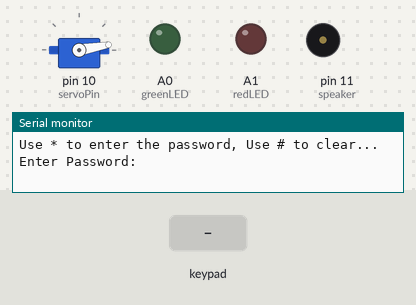
Simulated run of this sketch. Board: Arduino Uno, built with avr-gcc and run on an emulated ATmega328P. On the bench: servo, output pins drawn as LEDs (lit = HIGH), buzzer (waves = sounding), the last lines printed to the serial monitor. Dashed ring = blinking. The test bench sets the inputs (shaded band).

Above: at 1.2 s.
1.3 s: key '*' pressed
At 1.7 s:
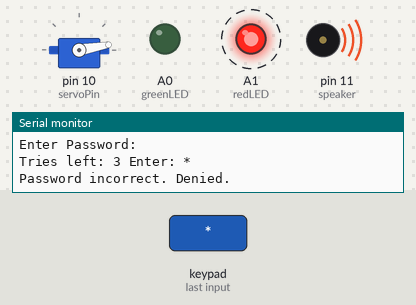
4.3 s: keypad keys 1 5 9 3 5 7 * pressed 0.4 s apart
At 6.76 s:
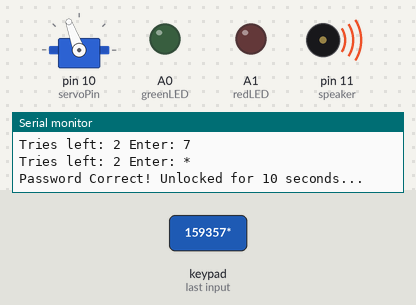
At 8.2 s:
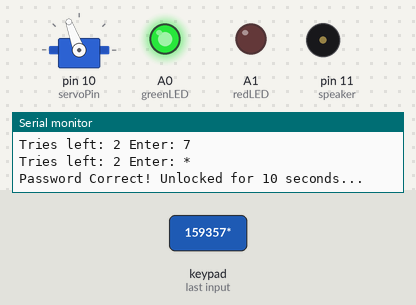
Timing chart, 0 to 18.6 s (numbered marks = the images above; inputs shaded):
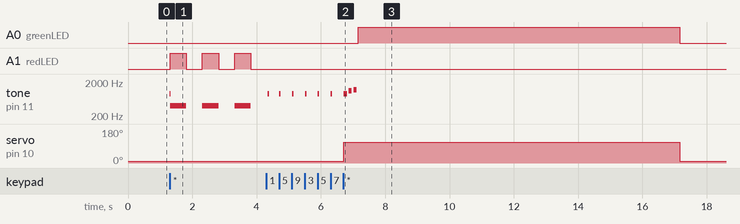

Measured:
- after the input at 1.3 s, A1 (redLED): alternates HIGH for 0.50 s and LOW for 0.50 s, starting at once; tone on pin 11 (speaker): silent → 900 Hz at once, then repeats every 1.0 s: 400 Hz 0.50 s, silent 0.50 s
- after the input at 4.3 s, A0 (greenLED): LOW → HIGH after 2.9 s, → LOW 10.0 s later; tone on pin 11 (speaker): plays 900 Hz for 0.05 s, 900 Hz for 0.05 s, 900 Hz for 0.05 s, 900 Hz for 0.05 s, 900 Hz for 0.05 s, 900 Hz for 0.05 s … (9 notes in this stretch), starting after 0.05 s; servo on pin 10 (servoPin): 10° → 110° after 2.4 s, → 10° 10.5 s later

The sketch:

Security_System_Demo_Video.ino
```cpp
/*
 * Vincenzo L
 * Dec 12,2018 - Dec 17,2018
 * Arduino 4x4 Keypad Security System
 * Comp. Tech Final Summative
 * TEJ3M1
 * /////////////////////////////////////////////////////////////////////////////////////////////////
 * This is an arduino security system i designed using a few basic parts like 2 LED's and resistors
 * servo, buzzer and a 4x4 matrix keypad i got from Amazon or Sayal Electronics
 * This can be used in a wide range of devices like home security systems, safes and much more just by adding
 * a few more sensors like PIR motion, sound, magnetic door/window sensors and more
 */

//importing the lib's
#include<Servo.h>
#include<Keypad.h>
#include<Password.h>

Servo lock;//creates the servo
Password pass = Password("159357");
Password admin = Password("C0D3AD");

//-----Keypad Setup----//
byte rowPins [] = {9,8,7,6}; //row pins 1,2,3,4
byte colPins [] = {5,4,3,2}; //col pins 1,2,4,4

const byte ROWS = 4;//4 rows on my keypad
const byte COLS = 4; //4 cols on keypad

//create the characters of the keypad
char keys[ROWS][COLS]={
  {'1','2','3','A'},//row1
  {'4','5','6','B'},//row2
  {'7','8','9','C'},//row3
  {'*','0','#','D'}//row4
};

Keypad keypad = Keypad(makeKeymap(keys),rowPins,colPins,ROWS,COLS);//creates keypad and makes a map of the characters using the keys array
//----------------------------------//

//other pins
int redLED = A1;//red incorrect LED
int greenLED = A0;//green led for correct
int servoPin = 10;// Servo
int speaker = 11;//Speaker pin

//Other variables for storing data
int tries=3;//used for amount of login attemps
int timesUnlocked,incorrect = 0;//used to store amount of times system was logged into or pass incorrect

void setup() {
  Serial.begin(9600);//Starts the monitor
  //pin types
  pinMode(redLED,OUTPUT);
  pinMode(greenLED,OUTPUT);
  pinMode(servoPin,OUTPUT);
  pinMode(speaker,OUTPUT);
  //setting servo
  lock.attach(servoPin);//attaches the servo to the servoPin on D10
  lock.write(10);//moves servo to locked pos.
  //Startup text
  Serial.println("Use * to enter the password, Use # to clear...");
  Serial.println("Enter Password: ");

  keypad.addEventListener(keypadEvent);//adds an event listener from the keypad lib to 'listen' for events like presses from keypad
}

void loop() {
  keypad.getKey();//look for keypad presses(then passes it into the functions in the background using the library)
  lock.write(10);//locked pos
}

void keypadEvent(KeypadEvent eKey){

  switch(keypad.getState()){//switch case for state of keypad buttons
    case PRESSED://if pressed
      Serial.print("Tries left: ");
      Serial.print(tries);//prints tries left
      Serial.print(" Enter: ");
      tone(speaker,900,50);//plays beep tone on speaker when key is pressed
      Serial.println(eKey);//prints key pressed


  switch(eKey){//switch case for the key
    case '*'://enter password button
      checkPassword();//call our check password method/function
      delay(10);
      break;

    case '#'://reset pass key
      //reset all passwords to clear
      pass.reset();
      admin.reset();
      delay(10);
      break;

    default:
      //sends the keypress to the Password Lib
      pass.append(eKey);
      admin.append(eKey);
  }
 }
}

void checkPassword(){//function to check entered passwords from user

  if(pass.evaluate()){// if pass 1 is true
    Serial.println("Password Correct! Unlocked for 10 seconds...");
    delay(5);
    lock.write(110);//moves servo to unlocked pos.
    //------Unlock tone melody---//
    tone(speaker,900,100);
    delay(150);
    tone(speaker,1100,100);
    delay(150);
    tone(speaker,1200,100);
    delay(150);
    //------------------------//
    analogWrite(greenLED,255);//turn green led on max
    delay(10000);//delays 10 seconds
    analogWrite(greenLED,0);//turn green led off
    lock.write(10);//moves to locked pos.
    tries=3;//reset tries
    timesUnlocked++;//adds one to times system was unlocked
    //clear/reset passwords
    pass.reset();
    admin.reset();

    Serial.println("Locked...");
    Serial.println("Enter Password: ");
  }

  else if(admin.evaluate()){// if pass 2 is true(admin)
    tries=3;//reset tries
    timesUnlocked++;//adds one to times system was unlocked
    Serial.print("Admin Account:");
    lock.write(110);//moves to unlocked pos
    analogWrite(greenLED,255);
     //unlock tone
    tone(speaker,900,100);
    delay(150);
    tone(speaker,1100,100);
    delay(150);
    tone(speaker,1200,100);
    delay(150);
    //loading thing animation
    Serial.print("Checking: ");
    for(int c=0;c<8;c++){
      Serial.print("*");
      delay(500);
    }
    //-------------//
    Serial.println("\n");//creates empty line7
    //prints times system was unlocked
    Serial.print("Times whole system was unlocked: ");
    Serial.print(timesUnlocked);
    delay(2000);//delay 2 sec
    //prints times passwords were not correct
    Serial.print("Times password was not correct: ");
    Serial.print(incorrect);
    delay(4000);//delay 4 sec
    lock.write(10);//moves to locked pos.
    analogWrite(greenLED,0);
    //clear / reset passwords
    tries=3;//reset tries
    pass.reset();
    admin.reset();
    Serial.println("Locked...");
    Serial.println("Enter Password: ");
  }
  else{
    //reset passwords
    tries--;//subtract 1 for total tries
    Serial.println("\nPassword incorrect. Denied.");
    delay(10);
    lock.write(10);//make sure servo in locked pos
    incorrect++;//adds one to times incorrect
    //beeping loop
    for(int n=0;n<3;n++){
      tone(speaker,400,500);
      analogWrite(redLED,255);
      delay(500);
      noTone(speaker);
      analogWrite(redLED,0);
      delay(500);
    }

    if(tries==0){
      Serial.println("Ran out of tries...Locked for 30 seconds.\n");
      //30 sec flashing loop
      for(int t=30;t>0;t--){
        Serial.print(t);
        Serial.print(" ");
        analogWrite(redLED,255);//turn red led on
        delay(500);//delay half second
        analogWrite(redLED,0);//turn red led off
        delay(500);//delay half second
      }
      tries=3;//reset tries
      //play re-enabled tone
      tone(speaker,900,50);
      delay(50);
      tone(speaker,900,50);
      delay(50);

      Serial.println("\nEnter Password: ");
    }
    //reset passwords
    pass.reset();
    admin.reset();
  }
}
```
